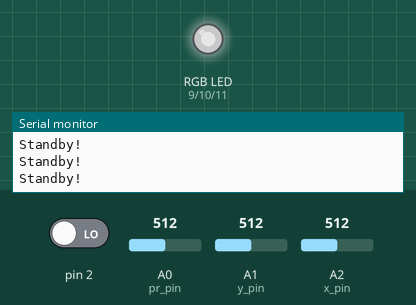
Recording of a sketch running on a simulated Arduino Uno, built with avr-gcc and run on an emulated ATmega328P. Shown: an RGB LED mixed from three pins (HIGH = lit), the last lines printed to the serial monitor. The test bench sets the inputs (shaded band); at power-on: pin 2 LOW, A0 (pr_pin) = 512, A1 (y_pin) = 512, A2 (x_pin) = 512. Dim RGB values are drawn brighter than linear; random numbers use the default seed unless the sketch sets one.

Above: at 1.2 s.
1.3 s: pin 2 driven HIGH
At 1.8 s:
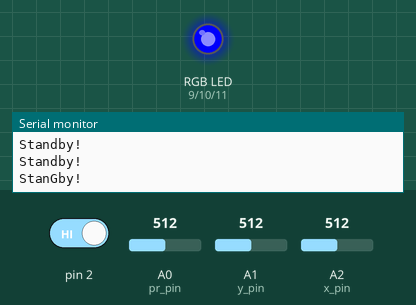
2.8 s: A0 (pr_pin) set to 498
At 4.7 s:
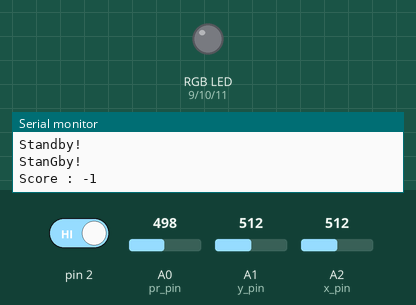
5.8 s: A0 (pr_pin) set to 710
At 8.1 s:
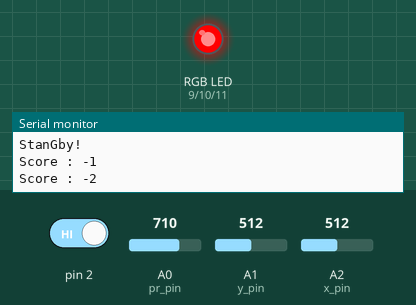
8.8 s: A0 (pr_pin) set to 511
11.8 s: A0 (pr_pin) set to 716
At 14.7 s:
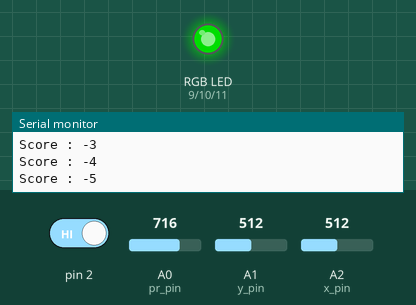
14.8 s: A0 (pr_pin) set to 390
Timing chart, 0 to 18.0 s (numbered marks = the images above; inputs shaded):
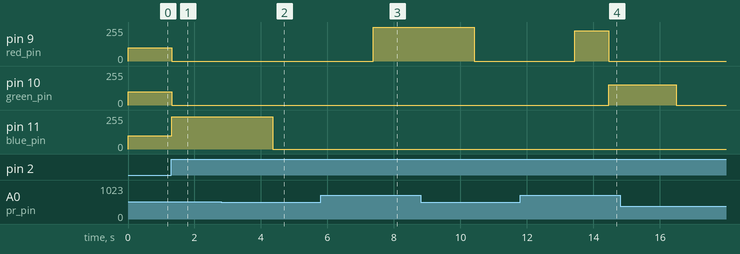

Measured:
- the behaviour switches between 512 and 511 on A0 (pr_pin) (found by bisection; images 1 and 2)
- after the input at 1.3 s, pin 9 (red_pin), pin 10 (green_pin): 100/255 → 0/255 at once; pin 11 (blue_pin): 100/255 → 241/255 at once
- after the input at 5.8 s, pin 9 (red_pin): 0/255 → 254/255 after 1.6 s
- after the input at 11.8 s, pin 9 (red_pin): 0/255 → 226/255 after 1.6 s, → 0/255 1.0 s later; pin 10 (green_pin): 0/255 → 151/255 after 2.7 s

The sketch:

basic2.ino
```cpp
#include <Arduino_FreeRTOS.h>
int pr_pin = A0;
int red_pin = 9 , blue_pin = 11 , green_pin = 10;
int x_pin = A2 , y_pin = A1;
int button_int = 0 , mode = 0 , count = 0;

int pr_val;
int x_val , y_val;
int select , ok;

// 宣告 task handle
TaskHandle_t handleLED;
TaskHandle_t handlePR;
TaskHandle_t handleJoystick;

// 宣告 function
void TaskLED(void *parameters);
void TaskPR(void *parameters);
void TaskJoystick(void *parameters);

void setup() {
  Serial.begin(9600);
  pinMode(red_pin, OUTPUT);
  pinMode(blue_pin, OUTPUT);
  pinMode(green_pin, OUTPUT);
  pinMode(pr_pin, INPUT);
  pinMode(x_pin, INPUT);
  pinMode(y_pin, INPUT);

  //Led Setting
  analogWrite(red_pin , 100);
  analogWrite(blue_pin , 100);
  analogWrite(green_pin , 100);

  while(!Serial) {} // 等 serial 設定好

  // 宣告 task
  xTaskCreate(TaskLED, "LED", 128, NULL, 1, NULL);
  xTaskCreate(TaskPR, "PR", 128, NULL, 1, NULL);
  xTaskCreate(TaskJoystick, "Joystick", 128, NULL, 1, NULL);

  //BUTTON CLICK
  attachInterrupt(button_int, handle_click, RISING);
}

void loop() {
  // empty
}

// button ISR
void handle_click() { // button debouncing, toggle LED
  static unsigned long last_int_time = 0;
  unsigned long int_time = millis(); // Read the clock

  if (int_time - last_int_time > 200 ) {
    // Ignore when < 200 msec
    mode = 1 - mode;
    count = 0; ok =0;
    if(mode == 1){
      Serial.println("Game Start!");
    }else{
      analogWrite(red_pin , 100);
      analogWrite(blue_pin , 100);
      analogWrite(green_pin , 100);
    }
  }

  last_int_time = int_time;
}

void TaskLED(void* parameters) {
  (void) parameters;


  for (;;) {
    if(mode == 1){
      select = random(1 , 4);
      int led_num = (select == 1)? red_pin :
                    (select == 2)? blue_pin : green_pin;
      int led_val = (int)((pr_val / 512.0)) * random(128 , 256);
      if(select != 1){
        analogWrite(red_pin , 0);
      }
      if(select != 2){
        analogWrite(blue_pin , 0);
      }
      if(select != 3){
        analogWrite(green_pin , 0);
      }
      analogWrite(led_num , led_val);
      ok = 0;
      vTaskDelay(50);
      if(ok == 1){
        count += 1;
      }else{
        count -= 1;
      }
      Serial.print("Score : ");
      Serial.println(count);
      int secs = random(1 , 4);
      vTaskDelay(secs * 1000 / portTICK_PERIOD_MS - 50);
    }else{
      Serial.println("Standby!");
    }
  }

  vTaskDelete(NULL);
}

void TaskPR(void* parameters) {
  (void) parameters;

  for (;;) {
    pr_val = analogRead(pr_pin);
    vTaskDelay(5);
  }

  vTaskDelete(NULL);
}

void TaskJoystick(void* parameters) {
  (void) parameters;


  for (;;) {
    x_val = analogRead(x_pin);
    y_val = analogRead(y_pin);
    if(x_val < 400 && select == 1){
      ok = 1;
    }else if(x_val > 700 && select == 2){
      ok = 1;
    }else if(y_val > 700 && select == 3){
      ok = 1;
    }else{
      ok = 0;
    }
  }

  vTaskDelete(NULL);
}
```
